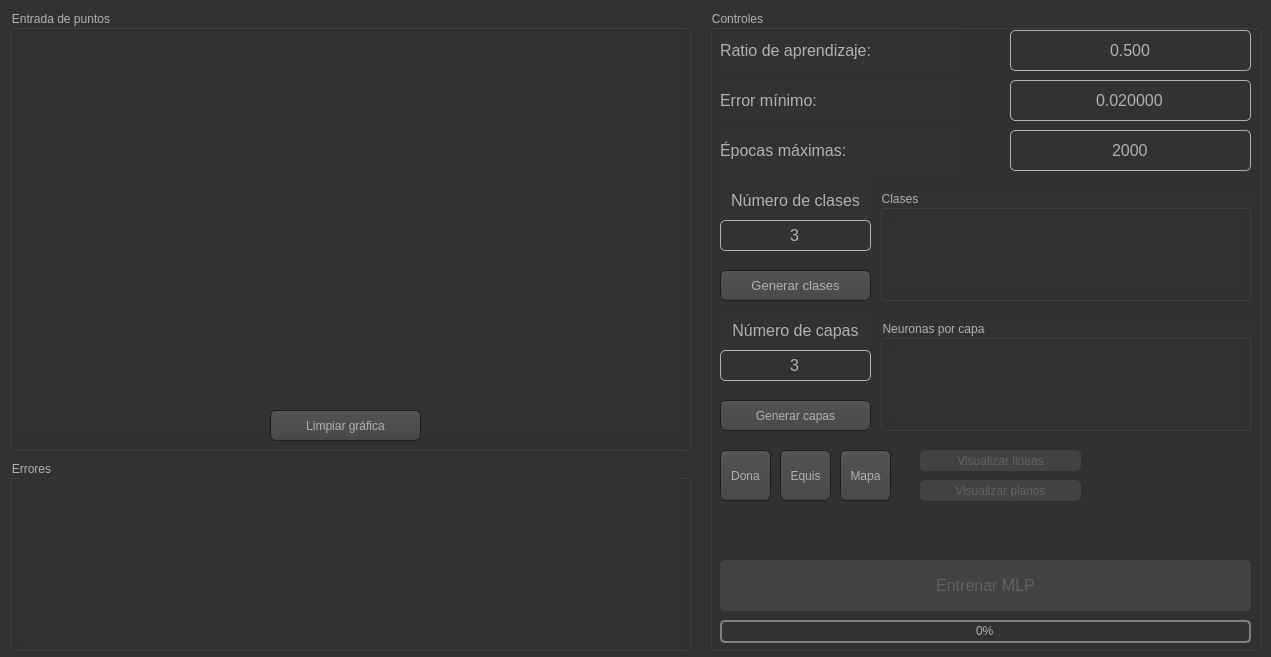
<?xml version="1.0" encoding="UTF-8"?>
<ui version="4.0">
 <class>MainWindow</class>
 <widget class="QMainWindow" name="MainWindow">
  <property name="enabled">
   <bool>true</bool>
  </property>
  <property name="geometry">
   <rect>
    <x>0</x>
    <y>0</y>
    <width>1271</width>
    <height>657</height>
   </rect>
  </property>
  <property name="windowTitle">
   <string>MultiLayer Adaline</string>
  </property>
  <property name="windowIcon">
   <iconset resource="resources/resources.qrc">
    <normaloff>:/icons/icons/inteligencia-artificial.svg</normaloff>:/icons/icons/inteligencia-artificial.svg</iconset>
  </property>
  <property name="styleSheet">
   <string notr="true">QToolTip
{
     border: 1px solid black;
     background-color: #ffa02f;
     padding: 1px;
     border-radius: 3px;
     opacity: 100;
}

QWidget
{
    color: #b1b1b1;
    background-color: #323232;
}

QWidget:item:hover
{
    background-color: QLinearGradient( x1: 0, y1: 0, x2: 0, y2: 1, stop: 0 #ffa02f, stop: 1 #ca0619);
    color: #000000;
}

QWidget:item:selected
{
    background-color: QLinearGradient( x1: 0, y1: 0, x2: 0, y2: 1, stop: 0 #ffa02f, stop: 1 #d7801a);
}

QMenuBar::item
{
    background: transparent;
}

QMenuBar::item:selected
{
    background: transparent;
    border: 1px solid #ffaa00;
}

QMenuBar::item:pressed
{
    background: #444;
    border: 1px solid #000;
    background-color: QLinearGradient(
        x1:0, y1:0,
        x2:0, y2:1,
        stop:1 #212121,
        stop:0.4 #343434/*,
        stop:0.2 #343434,
        stop:0.1 #ffaa00*/
    );
    margin-bottom:-1px;
    padding-bottom:1px;
}

QMenu
{
    border: 1px solid #000;
}

QMenu::item
{
    padding: 2px 20px 2px 20px;
}

QMenu::item:selected
{
    color: #000000;
}

QWidget:disabled
{
    color: #404040;
    background-color: #323232;
}

QAbstractItemView
{
    background-color: QLinearGradient( x1: 0, y1: 0, x2: 0, y2: 1, stop: 0 #4d4d4d, stop: 0.1 #646464, stop: 1 #5d5d5d);
}

QWidget:focus
{
    /*border: 2px solid QLinearGradient( x1: 0, y1: 0, x2: 0, y2: 1, stop: 0 #ffa02f, stop: 1 #d7801a);*/
}

QLineEdit
{
    background-color: QLinearGradient( x1: 0, y1: 0, x2: 0, y2: 1, stop: 0 #4d4d4d, stop: 0 #646464, stop: 1 #5d5d5d);
    padding: 1px;
    border-style: solid;
    border: 1px solid #1e1e1e;
    border-radius: 5;
}

QPushButton
{
    color: #b1b1b1;
    background-color: QLinearGradient( x1: 0, y1: 0, x2: 0, y2: 1, stop: 0 #565656, stop: 0.1 #525252, stop: 0.5 #4e4e4e, stop: 0.9 #4a4a4a, stop: 1 #464646);
    border-width: 1px;
    border-color: #1e1e1e;
    border-style: solid;
    border-radius: 6;
    padding: 3px;
    font: 10pt &quot;MS Shell Dlg 2&quot;;
    padding-left: 5px;
    padding-right: 5px;
}

QPushButton:pressed
{
    background-color: QLinearGradient( x1: 0, y1: 0, x2: 0, y2: 1, stop: 0 #2d2d2d, stop: 0.1 #2b2b2b, stop: 0.5 #292929, stop: 0.9 #282828, stop: 1 #252525);
}

QComboBox
{
    selection-background-color: #ffaa00;
    background-color: QLinearGradient( x1: 0, y1: 0, x2: 0, y2: 1, stop: 0 #565656, stop: 0.1 #525252, stop: 0.5 #4e4e4e, stop: 0.9 #4a4a4a, stop: 1 #464646);
    border-style: solid;
    border: 1px solid #1e1e1e;
    border-radius: 5;
}

QComboBox:hover,QPushButton:hover
{
    border: 2px solid QLinearGradient( x1: 0, y1: 0, x2: 0, y2: 1, stop: 0 #ffa02f, stop: 1 #d7801a);
}


QComboBox:on
{
    padding-top: 3px;
    padding-left: 4px;
    background-color: QLinearGradient( x1: 0, y1: 0, x2: 0, y2: 1, stop: 0 #2d2d2d, stop: 0.1 #2b2b2b, stop: 0.5 #292929, stop: 0.9 #282828, stop: 1 #252525);
    selection-background-color: #ffaa00;
}

QComboBox QAbstractItemView
{
    border: 2px solid darkgray;
    selection-background-color: QLinearGradient( x1: 0, y1: 0, x2: 0, y2: 1, stop: 0 #ffa02f, stop: 1 #d7801a);
}

QComboBox::drop-down
{
     subcontrol-origin: padding;
     subcontrol-position: top right;
     width: 15px;

     border-left-width: 0px;
     border-left-color: darkgray;
     border-left-style: solid; /* just a single line */
     border-top-right-radius: 3px; /* same radius as the QComboBox */
     border-bottom-right-radius: 3px;
 }

QComboBox::down-arrow
{
     image: url(:images/down_arrow.png);
}

QGroupBox:focus
{
border: 2px solid QLinearGradient( x1: 0, y1: 0, x2: 0, y2: 1, stop: 0 #ffa02f, stop: 1 #d7801a);
}

QTextEdit:focus
{
    border: 2px solid QLinearGradient( x1: 0, y1: 0, x2: 0, y2: 1, stop: 0 #ffa02f, stop: 1 #d7801a);
}

QScrollBar:horizontal {
     border: 1px solid #222222;
     background: QLinearGradient( x1: 0, y1: 0, x2: 0, y2: 1, stop: 0.0 #121212, stop: 0.2 #282828, stop: 1 #484848);
     height: 7px;
     margin: 0px 16px 0 16px;
}

QScrollBar::handle:horizontal
{
      background: QLinearGradient( x1: 0, y1: 0, x2: 1, y2: 0, stop: 0 #ffa02f, stop: 0.5 #d7801a, stop: 1 #ffa02f);
      min-height: 20px;
      border-radius: 2px;
}

QScrollBar::add-line:horizontal {
      border: 1px solid #1b1b19;
      border-radius: 2px;
      background: QLinearGradient( x1: 0, y1: 0, x2: 1, y2: 0, stop: 0 #ffa02f, stop: 1 #d7801a);
      width: 14px;
      subcontrol-position: right;
      subcontrol-origin: margin;
}

QScrollBar::sub-line:horizontal {
      border: 1px solid #1b1b19;
      border-radius: 2px;
      background: QLinearGradient( x1: 0, y1: 0, x2: 1, y2: 0, stop: 0 #ffa02f, stop: 1 #d7801a);
      width: 14px;
     subcontrol-position: left;
     subcontrol-origin: margin;
}

QScrollBar::right-arrow:horizontal, QScrollBar::left-arrow:horizontal
{
      border: 1px solid black;
      width: 1px;
      height: 1px;
      background: white;
}

QScrollBar::add-page:horizontal, QScrollBar::sub-page:horizontal
{
      background: none;
}

QScrollBar:vertical
{
      background: QLinearGradient( x1: 0, y1: 0, x2: 1, y2: 0, stop: 0.0 #121212, stop: 0.2 #282828, stop: 1 #484848);
      width: 7px;
      margin: 16px 0 16px 0;
      border: 1px solid #222222;
}

QScrollBar::handle:vertical
{
      background: QLinearGradient( x1: 0, y1: 0, x2: 0, y2: 1, stop: 0 #ffa02f, stop: 0.5 #d7801a, stop: 1 #ffa02f);
      min-height: 20px;
      border-radius: 2px;
}

QScrollBar::add-line:vertical
{
      border: 1px solid #1b1b19;
      border-radius: 2px;
      background: QLinearGradient( x1: 0, y1: 0, x2: 0, y2: 1, stop: 0 #ffa02f, stop: 1 #d7801a);
      height: 14px;
      subcontrol-position: bottom;
      subcontrol-origin: margin;
}

QScrollBar::sub-line:vertical
{
      border: 1px solid #1b1b19;
      border-radius: 2px;
      background: QLinearGradient( x1: 0, y1: 0, x2: 0, y2: 1, stop: 0 #d7801a, stop: 1 #ffa02f);
      height: 14px;
      subcontrol-position: top;
      subcontrol-origin: margin;
}

QScrollBar::up-arrow:vertical, QScrollBar::down-arrow:vertical
{
      border: 1px solid black;
      width: 1px;
      height: 1px;
      background: white;
}


QScrollBar::add-page:vertical, QScrollBar::sub-page:vertical
{
      background: none;
}

QTextEdit
{
    background-color: #242424;
}

QPlainTextEdit
{
    background-color: #242424;
}

QHeaderView::section
{
    background-color: QLinearGradient(x1:0, y1:0, x2:0, y2:1, stop:0 #616161, stop: 0.5 #505050, stop: 0.6 #434343, stop:1 #656565);
    color: white;
    padding-left: 4px;
    border: 1px solid #6c6c6c;
}

QCheckBox:disabled
{
color: #414141;
}

QDockWidget::title
{
    text-align: center;
    spacing: 3px; /* spacing between items in the tool bar */
    background-color: QLinearGradient(x1:0, y1:0, x2:0, y2:1, stop:0 #323232, stop: 0.5 #242424, stop:1 #323232);
}

QDockWidget::close-button, QDockWidget::float-button
{
    text-align: center;
    spacing: 1px; /* spacing between items in the tool bar */
    background-color: QLinearGradient(x1:0, y1:0, x2:0, y2:1, stop:0 #323232, stop: 0.5 #242424, stop:1 #323232);
}

QDockWidget::close-button:hover, QDockWidget::float-button:hover
{
    background: #242424;
}

QDockWidget::close-button:pressed, QDockWidget::float-button:pressed
{
    padding: 1px -1px -1px 1px;
}

QMainWindow::separator
{
    background-color: QLinearGradient(x1:0, y1:0, x2:0, y2:1, stop:0 #161616, stop: 0.5 #151515, stop: 0.6 #212121, stop:1 #343434);
    color: white;
    padding-left: 4px;
    border: 1px solid #4c4c4c;
    spacing: 3px; /* spacing between items in the tool bar */
}

QMainWindow::separator:hover
{

    background-color: QLinearGradient(x1:0, y1:0, x2:0, y2:1, stop:0 #d7801a, stop:0.5 #b56c17 stop:1 #ffa02f);
    color: white;
    padding-left: 4px;
    border: 1px solid #6c6c6c;
    spacing: 3px; /* spacing between items in the tool bar */
}

QToolBar::handle
{
     spacing: 3px; /* spacing between items in the tool bar */
     background: url(:/images/handle.png);
}

QMenu::separator
{
    height: 2px;
    background-color: QLinearGradient(x1:0, y1:0, x2:0, y2:1, stop:0 #161616, stop: 0.5 #151515, stop: 0.6 #212121, stop:1 #343434);
    color: white;
    padding-left: 4px;
    margin-left: 10px;
    margin-right: 5px;
}

QProgressBar
{
    border: 2px solid grey;
    border-radius: 5px;
    text-align: center;
}

QProgressBar::chunk
{
    background-color: #d7801a;
    width: 2.15px;
    margin: 0.5px;
}

QTabBar::tab {
    color: #b1b1b1;
    border: 1px solid #444;
    border-bottom-style: none;
    background-color: #323232;
    padding-left: 10px;
    padding-right: 10px;
    padding-top: 3px;
    padding-bottom: 2px;
    margin-right: -1px;
}

QTabWidget::pane {
    border: 1px solid #444;
    top: 1px;
}

QTabBar::tab:last
{
    margin-right: 0; /* the last selected tab has nothing to overlap with on the right */
    border-top-right-radius: 3px;
}

QTabBar::tab:first:!selected
{
 margin-left: 0px; /* the last selected tab has nothing to overlap with on the right */


    border-top-left-radius: 3px;
}

QTabBar::tab:!selected
{
    color: #b1b1b1;
    border-bottom-style: solid;
    margin-top: 3px;
    background-color: QLinearGradient(x1:0, y1:0, x2:0, y2:1, stop:1 #212121, stop:.4 #343434);
}

QTabBar::tab:selected
{
    border-top-left-radius: 3px;
    border-top-right-radius: 3px;
    margin-bottom: 0px;
}

QTabBar::tab:!selected:hover
{
    /*border-top: 2px solid #ffaa00;
    padding-bottom: 3px;*/
    border-top-left-radius: 3px;
    border-top-right-radius: 3px;
    background-color: QLinearGradient(x1:0, y1:0, x2:0, y2:1, stop:1 #212121, stop:0.4 #343434, stop:0.2 #343434, stop:0.1 #ffaa00);
}

QRadioButton::indicator:checked, QRadioButton::indicator:unchecked{
    color: #b1b1b1;
    background-color: #323232;
    border: 1px solid #b1b1b1;
    border-radius: 6px;
}

QRadioButton::indicator:checked
{
    background-color: qradialgradient(
        cx: 0.5, cy: 0.5,
        fx: 0.5, fy: 0.5,
        radius: 1.0,
        stop: 0.25 #ffaa00,
        stop: 0.3 #323232
    );
}

QCheckBox::indicator{
    color: #b1b1b1;
    background-color: #323232;
    border: 1px solid #b1b1b1;
    width: 9px;
    height: 9px;
}

QRadioButton::indicator
{
    border-radius: 6px;
}

QRadioButton::indicator:hover, QCheckBox::indicator:hover
{
    border: 1px solid #ffaa00;
}

QCheckBox::indicator:checked
{
    image:url(:/images/checkbox.png);
}

QCheckBox::indicator:disabled, QRadioButton::indicator:disabled
{
    border: 1px solid #444;
}

QDoubleSpinBox, QSpinBox
{
	border: 1px solid #b1b1b1;
	background-color: #323232;
    border-radius: 5px;
}

QDoubleSpinBox:focus , QSpinBox:focus
{
	border: 2px solid #ffaa00;
	background-color: #4d4d4d;
}

QDoubleSpinBox:!focus:hover , QSpinBox:!focus:hover
{
	border: 1px solid #7e7e7e;
}

QPushButton:disabled
{
	color:rgb(98, 98, 98);
	border-radius:5px;
	border: 1px solid rgb(65, 65, 65);
	background-color: rgb(66, 66, 66);
}</string>
  </property>
  <widget class="QWidget" name="centralwidget">
   <widget class="QGroupBox" name="input_box">
    <property name="geometry">
     <rect>
      <x>10</x>
      <y>10</y>
      <width>681</width>
      <height>441</height>
     </rect>
    </property>
    <property name="title">
     <string>Entrada de puntos</string>
    </property>
    <widget class="Points_Input" name="input_graph" native="true">
     <property name="geometry">
      <rect>
       <x>10</x>
       <y>20</y>
       <width>661</width>
       <height>401</height>
      </rect>
     </property>
     <property name="layoutDirection">
      <enum>Qt::LeftToRight</enum>
     </property>
     <property name="styleSheet">
      <string notr="true">padding: 0px;</string>
     </property>
    </widget>
    <widget class="QPushButton" name="btn_clean_input_graph">
     <property name="geometry">
      <rect>
       <x>260</x>
       <y>400</y>
       <width>151</width>
       <height>31</height>
      </rect>
     </property>
     <property name="text">
      <string>Limpiar gráfica</string>
     </property>
    </widget>
   </widget>
   <widget class="QGroupBox" name="error_box">
    <property name="geometry">
     <rect>
      <x>10</x>
      <y>460</y>
      <width>681</width>
      <height>191</height>
     </rect>
    </property>
    <property name="title">
     <string>Errores</string>
    </property>
    <widget class="Error_Graph" name="error_graph" native="true">
     <property name="geometry">
      <rect>
       <x>10</x>
       <y>15</y>
       <width>661</width>
       <height>170</height>
      </rect>
     </property>
    </widget>
   </widget>
   <widget class="QGroupBox" name="control_box">
    <property name="geometry">
     <rect>
      <x>710</x>
      <y>10</y>
      <width>551</width>
      <height>641</height>
     </rect>
    </property>
    <property name="title">
     <string>Controles</string>
    </property>
    <widget class="QLabel" name="label">
     <property name="geometry">
      <rect>
       <x>10</x>
       <y>20</y>
       <width>241</width>
       <height>41</height>
      </rect>
     </property>
     <property name="font">
      <font>
       <pointsize>12</pointsize>
       <weight>50</weight>
       <bold>false</bold>
      </font>
     </property>
     <property name="toolTip">
      <string>&lt;html&gt;&lt;head/&gt;&lt;body&gt;&lt;p&gt;Especifique el ratio de aprendizaje para el MLP.&lt;/p&gt;&lt;/body&gt;&lt;/html&gt;</string>
     </property>
     <property name="text">
      <string>Ratio de aprendizaje:</string>
     </property>
     <property name="alignment">
      <set>Qt::AlignLeading|Qt::AlignLeft|Qt::AlignVCenter</set>
     </property>
    </widget>
    <widget class="QDoubleSpinBox" name="learning_rate">
     <property name="geometry">
      <rect>
       <x>300</x>
       <y>20</y>
       <width>241</width>
       <height>41</height>
      </rect>
     </property>
     <property name="font">
      <font>
       <pointsize>12</pointsize>
      </font>
     </property>
     <property name="toolTip">
      <string>&lt;html&gt;&lt;head/&gt;&lt;body&gt;&lt;p&gt;Ratio de aprendizaje entre 1 y 0.&lt;/p&gt;&lt;/body&gt;&lt;/html&gt;</string>
     </property>
     <property name="styleSheet">
      <string notr="true"/>
     </property>
     <property name="frame">
      <bool>true</bool>
     </property>
     <property name="alignment">
      <set>Qt::AlignCenter</set>
     </property>
     <property name="buttonSymbols">
      <enum>QAbstractSpinBox::NoButtons</enum>
     </property>
     <property name="keyboardTracking">
      <bool>true</bool>
     </property>
     <property name="prefix">
      <string notr="true"/>
     </property>
     <property name="decimals">
      <number>3</number>
     </property>
     <property name="minimum">
      <double>0.001000000000000</double>
     </property>
     <property name="maximum">
      <double>0.999000000000000</double>
     </property>
     <property name="singleStep">
      <double>0.010000000000000</double>
     </property>
     <property name="value">
      <double>0.500000000000000</double>
     </property>
    </widget>
    <widget class="QDoubleSpinBox" name="min_error">
     <property name="geometry">
      <rect>
       <x>300</x>
       <y>70</y>
       <width>241</width>
       <height>41</height>
      </rect>
     </property>
     <property name="font">
      <font>
       <pointsize>12</pointsize>
      </font>
     </property>
     <property name="toolTip">
      <string>&lt;html&gt;&lt;head/&gt;&lt;body&gt;&lt;p&gt;El error mínimo mientras más pequeño mejor para el entrenamiento.&lt;/p&gt;&lt;/body&gt;&lt;/html&gt;</string>
     </property>
     <property name="frame">
      <bool>true</bool>
     </property>
     <property name="alignment">
      <set>Qt::AlignCenter</set>
     </property>
     <property name="buttonSymbols">
      <enum>QAbstractSpinBox::NoButtons</enum>
     </property>
     <property name="keyboardTracking">
      <bool>true</bool>
     </property>
     <property name="prefix">
      <string notr="true"/>
     </property>
     <property name="decimals">
      <number>6</number>
     </property>
     <property name="minimum">
      <double>0.000001000000000</double>
     </property>
     <property name="maximum">
      <double>0.999999000000000</double>
     </property>
     <property name="singleStep">
      <double>0.010000000000000</double>
     </property>
     <property name="value">
      <double>0.020000000000000</double>
     </property>
    </widget>
    <widget class="QLabel" name="label_2">
     <property name="geometry">
      <rect>
       <x>10</x>
       <y>70</y>
       <width>241</width>
       <height>41</height>
      </rect>
     </property>
     <property name="font">
      <font>
       <pointsize>12</pointsize>
       <weight>50</weight>
       <bold>false</bold>
      </font>
     </property>
     <property name="toolTip">
      <string>&lt;html&gt;&lt;head/&gt;&lt;body&gt;&lt;p&gt;&lt;span style=&quot; font-size:9pt;&quot;&gt;Especifique el error mínimo.&lt;/span&gt;&lt;/p&gt;&lt;/body&gt;&lt;/html&gt;</string>
     </property>
     <property name="text">
      <string>Error mínimo:</string>
     </property>
     <property name="alignment">
      <set>Qt::AlignLeading|Qt::AlignLeft|Qt::AlignVCenter</set>
     </property>
    </widget>
    <widget class="QSpinBox" name="max_ephocs">
     <property name="geometry">
      <rect>
       <x>300</x>
       <y>120</y>
       <width>241</width>
       <height>41</height>
      </rect>
     </property>
     <property name="font">
      <font>
       <pointsize>12</pointsize>
      </font>
     </property>
     <property name="toolTip">
      <string>&lt;html&gt;&lt;head/&gt;&lt;body&gt;&lt;p&gt;Cantidad de épocas entre 0 y 999999.&lt;/p&gt;&lt;/body&gt;&lt;/html&gt;</string>
     </property>
     <property name="frame">
      <bool>true</bool>
     </property>
     <property name="alignment">
      <set>Qt::AlignCenter</set>
     </property>
     <property name="buttonSymbols">
      <enum>QAbstractSpinBox::NoButtons</enum>
     </property>
     <property name="keyboardTracking">
      <bool>true</bool>
     </property>
     <property name="minimum">
      <number>1</number>
     </property>
     <property name="maximum">
      <number>999999999</number>
     </property>
     <property name="value">
      <number>2000</number>
     </property>
    </widget>
    <widget class="QLabel" name="label_3">
     <property name="geometry">
      <rect>
       <x>10</x>
       <y>120</y>
       <width>241</width>
       <height>41</height>
      </rect>
     </property>
     <property name="font">
      <font>
       <pointsize>12</pointsize>
       <weight>50</weight>
       <bold>false</bold>
      </font>
     </property>
     <property name="toolTip">
      <string>&lt;html&gt;&lt;head/&gt;&lt;body&gt;&lt;p&gt;&lt;span style=&quot; font-size:9pt;&quot;&gt;Especifique el número de épocas máximas.&lt;/span&gt;&lt;/p&gt;&lt;/body&gt;&lt;/html&gt;</string>
     </property>
     <property name="text">
      <string>Épocas máximas:</string>
     </property>
     <property name="alignment">
      <set>Qt::AlignLeading|Qt::AlignLeft|Qt::AlignVCenter</set>
     </property>
    </widget>
    <widget class="QLabel" name="label_4">
     <property name="geometry">
      <rect>
       <x>10</x>
       <y>170</y>
       <width>151</width>
       <height>41</height>
      </rect>
     </property>
     <property name="font">
      <font>
       <pointsize>12</pointsize>
       <weight>50</weight>
       <bold>false</bold>
      </font>
     </property>
     <property name="toolTip">
      <string>&lt;html&gt;&lt;head/&gt;&lt;body&gt;&lt;p&gt;&lt;br/&gt;&lt;/p&gt;&lt;/body&gt;&lt;/html&gt;</string>
     </property>
     <property name="text">
      <string>Número de clases</string>
     </property>
     <property name="alignment">
      <set>Qt::AlignCenter</set>
     </property>
    </widget>
    <widget class="QSpinBox" name="classes_cout">
     <property name="geometry">
      <rect>
       <x>10</x>
       <y>210</y>
       <width>151</width>
       <height>31</height>
      </rect>
     </property>
     <property name="font">
      <font>
       <pointsize>12</pointsize>
      </font>
     </property>
     <property name="toolTip">
      <string>&lt;html&gt;&lt;head/&gt;&lt;body&gt;&lt;p&gt;Mínimo 3 y máximo 10 clases.&lt;/p&gt;&lt;/body&gt;&lt;/html&gt;</string>
     </property>
     <property name="frame">
      <bool>true</bool>
     </property>
     <property name="alignment">
      <set>Qt::AlignCenter</set>
     </property>
     <property name="buttonSymbols">
      <enum>QAbstractSpinBox::NoButtons</enum>
     </property>
     <property name="keyboardTracking">
      <bool>true</bool>
     </property>
     <property name="minimum">
      <number>3</number>
     </property>
     <property name="maximum">
      <number>10</number>
     </property>
     <property name="value">
      <number>3</number>
     </property>
    </widget>
    <widget class="QPushButton" name="btn_generate_classes">
     <property name="geometry">
      <rect>
       <x>10</x>
       <y>260</y>
       <width>151</width>
       <height>31</height>
      </rect>
     </property>
     <property name="font">
      <font>
       <family>MS Shell Dlg 2</family>
       <pointsize>10</pointsize>
       <weight>50</weight>
       <italic>false</italic>
       <bold>false</bold>
      </font>
     </property>
     <property name="text">
      <string>Generar clases</string>
     </property>
    </widget>
    <widget class="QPushButton" name="btn_train">
     <property name="enabled">
      <bool>false</bool>
     </property>
     <property name="geometry">
      <rect>
       <x>10</x>
       <y>550</y>
       <width>531</width>
       <height>51</height>
      </rect>
     </property>
     <property name="font">
      <font>
       <family>MS Shell Dlg 2</family>
       <pointsize>12</pointsize>
       <weight>50</weight>
       <italic>false</italic>
       <bold>false</bold>
      </font>
     </property>
     <property name="cursor">
      <cursorShape>OpenHandCursor</cursorShape>
     </property>
     <property name="toolTip">
      <string>&lt;html&gt;&lt;head/&gt;&lt;body&gt;&lt;p&gt;&lt;span style=&quot; font-size:10pt;&quot;&gt;Primero debe ingresar al menos 3 puntos de diferentes clases para activar el entrenamiento del MLP.&lt;/span&gt;&lt;/p&gt;&lt;/body&gt;&lt;/html&gt;</string>
     </property>
     <property name="styleSheet">
      <string notr="true">font: 12pt &quot;MS Shell Dlg 2&quot;;</string>
     </property>
     <property name="text">
      <string>Entrenar MLP</string>
     </property>
    </widget>
    <widget class="QLabel" name="label_5">
     <property name="geometry">
      <rect>
       <x>10</x>
       <y>300</y>
       <width>151</width>
       <height>41</height>
      </rect>
     </property>
     <property name="font">
      <font>
       <pointsize>12</pointsize>
       <weight>50</weight>
       <bold>false</bold>
      </font>
     </property>
     <property name="toolTip">
      <string>&lt;html&gt;&lt;head/&gt;&lt;body&gt;&lt;p&gt;&lt;br/&gt;&lt;/p&gt;&lt;/body&gt;&lt;/html&gt;</string>
     </property>
     <property name="styleSheet">
      <string notr="true"/>
     </property>
     <property name="text">
      <string>Número de capas</string>
     </property>
     <property name="alignment">
      <set>Qt::AlignCenter</set>
     </property>
    </widget>
    <widget class="QSpinBox" name="layer_count">
     <property name="geometry">
      <rect>
       <x>10</x>
       <y>340</y>
       <width>151</width>
       <height>31</height>
      </rect>
     </property>
     <property name="font">
      <font>
       <pointsize>12</pointsize>
      </font>
     </property>
     <property name="toolTip">
      <string>&lt;html&gt;&lt;head/&gt;&lt;body&gt;&lt;p&gt;Mínimo 3 y máximo 10 capas.&lt;/p&gt;&lt;/body&gt;&lt;/html&gt;</string>
     </property>
     <property name="frame">
      <bool>true</bool>
     </property>
     <property name="alignment">
      <set>Qt::AlignCenter</set>
     </property>
     <property name="buttonSymbols">
      <enum>QAbstractSpinBox::NoButtons</enum>
     </property>
     <property name="keyboardTracking">
      <bool>true</bool>
     </property>
     <property name="minimum">
      <number>3</number>
     </property>
     <property name="maximum">
      <number>10</number>
     </property>
     <property name="value">
      <number>3</number>
     </property>
    </widget>
    <widget class="QPushButton" name="btn_generate_layers">
     <property name="geometry">
      <rect>
       <x>10</x>
       <y>390</y>
       <width>151</width>
       <height>31</height>
      </rect>
     </property>
     <property name="text">
      <string>Generar capas</string>
     </property>
    </widget>
    <widget class="QGroupBox" name="neurons_box">
     <property name="geometry">
      <rect>
       <x>170</x>
       <y>310</y>
       <width>371</width>
       <height>111</height>
      </rect>
     </property>
     <property name="title">
      <string>Neuronas por capa</string>
     </property>
     <layout class="QGridLayout" name="gridLayout_2">
      <item row="0" column="0">
       <widget class="QScrollArea" name="scroll_area_layers">
        <property name="layoutDirection">
         <enum>Qt::LeftToRight</enum>
        </property>
        <property name="styleSheet">
         <string notr="true">border: 1px solid #323232</string>
        </property>
        <property name="verticalScrollBarPolicy">
         <enum>Qt::ScrollBarAlwaysOff</enum>
        </property>
        <property name="horizontalScrollBarPolicy">
         <enum>Qt::ScrollBarAsNeeded</enum>
        </property>
        <property name="sizeAdjustPolicy">
         <enum>QAbstractScrollArea::AdjustIgnored</enum>
        </property>
        <property name="widgetResizable">
         <bool>true</bool>
        </property>
        <property name="alignment">
         <set>Qt::AlignLeading|Qt::AlignLeft|Qt::AlignVCenter</set>
        </property>
        <widget class="QWidget" name="layers_area">
         <property name="geometry">
          <rect>
           <x>0</x>
           <y>0</y>
           <width>349</width>
           <height>76</height>
          </rect>
         </property>
        </widget>
       </widget>
      </item>
     </layout>
    </widget>
    <widget class="QPushButton" name="btn_donut">
     <property name="geometry">
      <rect>
       <x>10</x>
       <y>440</y>
       <width>51</width>
       <height>51</height>
      </rect>
     </property>
     <property name="text">
      <string>Dona</string>
     </property>
    </widget>
    <widget class="QPushButton" name="btn_x">
     <property name="geometry">
      <rect>
       <x>70</x>
       <y>440</y>
       <width>51</width>
       <height>51</height>
      </rect>
     </property>
     <property name="text">
      <string>Equis</string>
     </property>
    </widget>
    <widget class="QPushButton" name="btn_map">
     <property name="geometry">
      <rect>
       <x>130</x>
       <y>440</y>
       <width>51</width>
       <height>51</height>
      </rect>
     </property>
     <property name="text">
      <string>Mapa</string>
     </property>
    </widget>
    <widget class="QPushButton" name="btn_plot_lines">
     <property name="enabled">
      <bool>false</bool>
     </property>
     <property name="geometry">
      <rect>
       <x>210</x>
       <y>440</y>
       <width>161</width>
       <height>21</height>
      </rect>
     </property>
     <property name="text">
      <string>Visualizar lineas</string>
     </property>
    </widget>
    <widget class="QPushButton" name="btn_plot_areas">
     <property name="enabled">
      <bool>false</bool>
     </property>
     <property name="geometry">
      <rect>
       <x>210</x>
       <y>470</y>
       <width>161</width>
       <height>21</height>
      </rect>
     </property>
     <property name="text">
      <string>Visualizar planos</string>
     </property>
    </widget>
    <widget class="QProgressBar" name="progressBar">
     <property name="geometry">
      <rect>
       <x>10</x>
       <y>610</y>
       <width>531</width>
       <height>23</height>
      </rect>
     </property>
     <property name="value">
      <number>0</number>
     </property>
    </widget>
    <widget class="QGroupBox" name="classes_box">
     <property name="geometry">
      <rect>
       <x>170</x>
       <y>180</y>
       <width>371</width>
       <height>111</height>
      </rect>
     </property>
     <property name="title">
      <string>Clases</string>
     </property>
     <layout class="QGridLayout" name="gridLayout">
      <item row="0" column="0">
       <widget class="QScrollArea" name="scrollArea">
        <property name="styleSheet">
         <string notr="true">border: 1px solid #323232</string>
        </property>
        <property name="verticalScrollBarPolicy">
         <enum>Qt::ScrollBarAlwaysOff</enum>
        </property>
        <property name="widgetResizable">
         <bool>true</bool>
        </property>
        <widget class="QWidget" name="classes_area">
         <property name="geometry">
          <rect>
           <x>0</x>
           <y>0</y>
           <width>349</width>
           <height>76</height>
          </rect>
         </property>
        </widget>
       </widget>
      </item>
     </layout>
    </widget>
    <zorder>label</zorder>
    <zorder>learning_rate</zorder>
    <zorder>min_error</zorder>
    <zorder>label_2</zorder>
    <zorder>max_ephocs</zorder>
    <zorder>label_3</zorder>
    <zorder>label_4</zorder>
    <zorder>btn_generate_classes</zorder>
    <zorder>btn_train</zorder>
    <zorder>label_5</zorder>
    <zorder>btn_generate_layers</zorder>
    <zorder>neurons_box</zorder>
    <zorder>btn_donut</zorder>
    <zorder>btn_x</zorder>
    <zorder>btn_map</zorder>
    <zorder>btn_plot_lines</zorder>
    <zorder>btn_plot_areas</zorder>
    <zorder>progressBar</zorder>
    <zorder>classes_box</zorder>
    <zorder>classes_cout</zorder>
    <zorder>layer_count</zorder>
   </widget>
  </widget>
 </widget>
 <customwidgets>
  <customwidget>
   <class>Error_Graph</class>
   <extends>QWidget</extends>
   <header>UI/external_widgets/error_graph.h</header>
   <container>1</container>
  </customwidget>
  <customwidget>
   <class>Points_Input</class>
   <extends>QWidget</extends>
   <header>UI/external_widgets/points_input.h</header>
   <container>1</container>
  </customwidget>
 </customwidgets>
 <resources>
  <include location="resources/resources.qrc"/>
 </resources>
 <connections/>
</ui>
